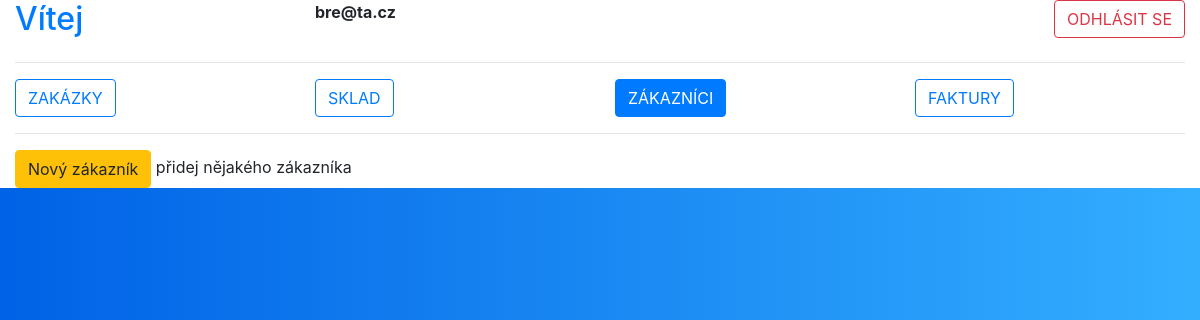
/house.php?str=zakaznici (signed in), run on an earlier commit of the app's database.
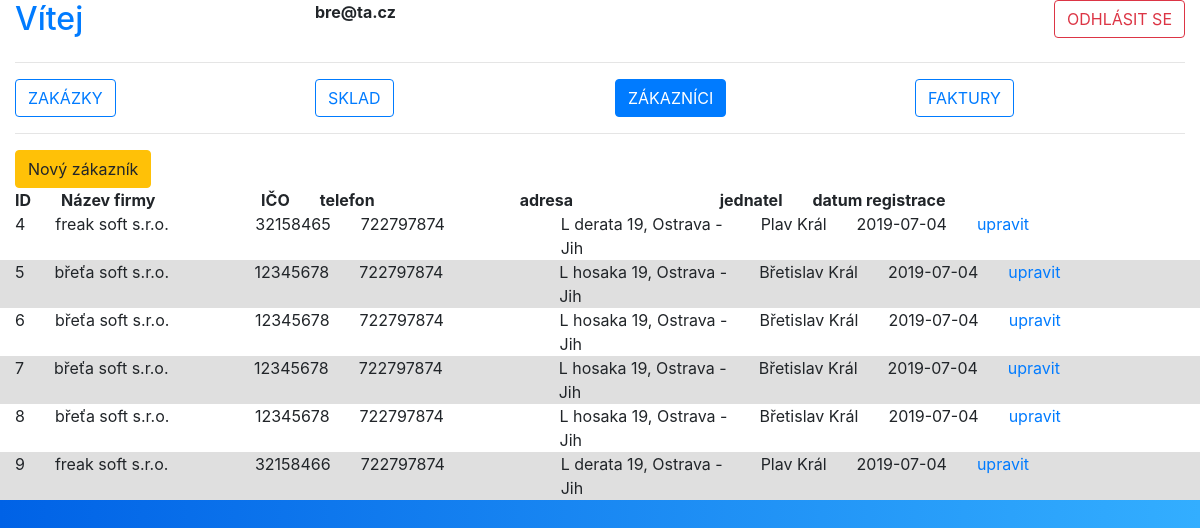
And on a later commit of the database.
### tables this page shows
CREATE TABLE IF NOT EXISTS `zakaznik` (
  `id` int(10) UNSIGNED NOT NULL AUTO_INCREMENT,
  `nazev_firmy` text NOT NULL,
  `ico` int(9) NOT NULL,
  `telefon` int(15) NOT NULL,
  `adresa` text NOT NULL,
  `jednatel` text NOT NULL,
  `datum_registrace` date NOT NULL,
  PRIMARY KEY (`id`)
);

### zakaznici.php (the view, shortened to what this page needs)
<button type="button" class="btn btn-warning" data-toggle="modal" data-target="#newCustomer">
    Nový zákazník</button>
<?php
include_once "./inc/conn.php";
	?> <div id='ex1' class='modal'> <?php
	?></div><?php
$seznam_zakazniku = "SELECT * FROM zakaznik ORDER BY id";
$dotaz_sezn_zak = $conn->query($seznam_zakazniku);
if ( $dotaz_sezn_zak -> num_rows > 0 ) {
?>
	<div class="row">
		<div class="col col-auto">
			<b>ID</b>
		</div>
		<div class="col-2 col-auto">
			<b>Název firmy</b>
		</div>
		<div class="col col-auto">
			<b>IČO</b>
		</div>
		<div class="col-2 col-auto">
			<b>telefon</b>
		</div>
		<div class="col-2 col-auto">
			<b>adresa</b>
		</div>
		<div class="col col-auto">
			<b>jednatel</b>
		</div>
		<div class="col col-auto">
			<b>datum registrace</b>
		</div>
	</div>
<?php
	while ( $radek = $dotaz_sezn_zak->fetch_assoc() ) {
		echo "<div class='row '"?> <?php if ($radek['id'] % 2 ) echo "style='background-color: #dfdfdf'"; ?> <?php echo " >";
			echo "<div class='col col-auto'>" . $radek['id'] . "</div>";
			echo "<div class='col-2 col-auto'>" . $radek['nazev_firmy'] . "</div>";
			echo "<div class='col col-auto'>" . $radek['ico'] . "</div>";
			echo "<div class='col-2 col-auto'>" . $radek['telefon'] . "</div>";
			echo "<div class='col-2 col-auto'>" . $radek['adresa'] . "</div>";
			echo "<div class='col col-auto'>" . $radek['jednatel'] . "</div>";
			echo "<div class='col col-auto'>" . $radek['datum_registrace'] . "</div>";
			echo "<div class='col col-auto'><a href='zakaznici.php?upravit=" . $radek['id'] . "#editCustomer'  data-toggle='modal' data-target='#editCustomer'>upravit</a></div>";
		echo "</div>";
	}
} else {
	echo "přidej nějakého zákazníka";
	}
?>

What changed in the data, as far as the page shows it:
added zakaznik: id "4", nazev_firmy "freak soft s.r.o.", ico "32158465", telefon "722797874", adresa "L derata 19, Ostrava - Jih", jednatel "Plav Král", datum_registrace "2019-07-04"
added zakaznik: id "5", nazev_firmy "břeťa soft s.r.o.", ico "12345678", telefon "722797874", adresa "L hosaka 19, Ostrava - Jih", jednatel "Břetislav Král", datum_registrace "2019-07-04"
added zakaznik: id "6", nazev_firmy "břeťa soft s.r.o.", ico "12345678", telefon "722797874", adresa "L hosaka 19, Ostrava - Jih", jednatel "Břetislav Král", datum_registrace "2019-07-04"
added zakaznik: id "7", nazev_firmy "břeťa soft s.r.o.", ico "12345678", telefon "722797874", adresa "L hosaka 19, Ostrava - Jih", jednatel "Břetislav Král", datum_registrace "2019-07-04"
added zakaznik: id "8", nazev_firmy "břeťa soft s.r.o.", ico "12345678", telefon "722797874", adresa "L hosaka 19, Ostrava - Jih", jednatel "Břetislav Král", datum_registrace "2019-07-04"
added zakaznik: id "9", nazev_firmy "freak soft s.r.o.", ico "32158466", telefon "722797874", adresa "L derata 19, Ostrava - Jih", jednatel "Plav Král", datum_registrace "2019-07-04"
Also different on the page:
text no longer shown: "přidej nějakého zákazníka"
text now shown: "ID Název firmy IČO telefon adresa jednatel datum registrace"
